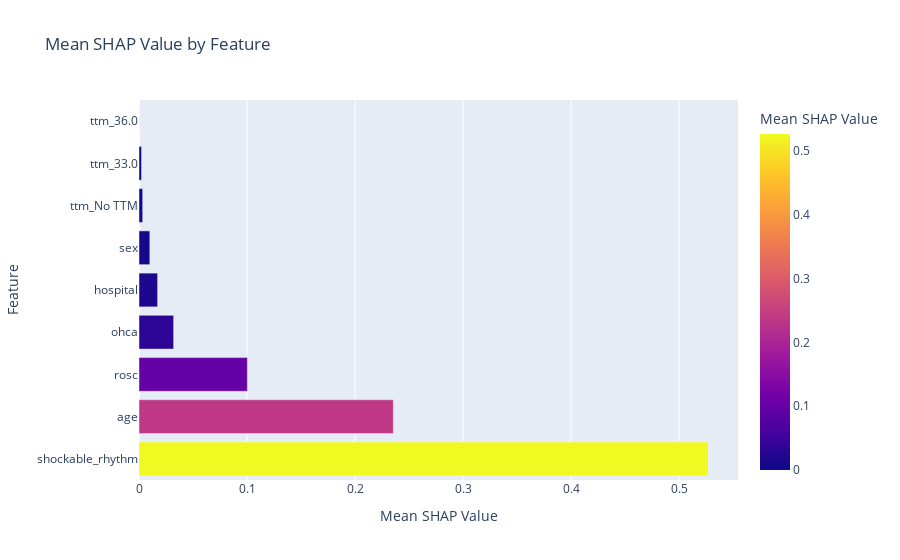

Notebook code cell kept with this figure:
### Code cell
best_xgb_model = xgb_grid.best_estimator_

explainer = shap.TreeExplainer(best_xgb_model)

shap_values = explainer.shap_values(X_train_sample)
# Create an Explanation object, including feature names
explainer_values = shap.Explanation(
    values=shap_values,
    base_values=explainer.expected_value,
    data=X_train_sample,
    feature_names=X_train_sample.columns 
)
shap_df = pd.DataFrame(shap_values, columns=X_train_sample.columns)

# Calculate the mean absolute SHAP value for each feature
mean_shap_values = shap_df.abs().mean().sort_values(ascending=False)
mean_shap_df = mean_shap_values.reset_index()
mean_shap_df.columns = ['Feature', 'Mean SHAP Value']
fig = px.bar(
    mean_shap_df,
    x='Mean SHAP Value',
    y='Feature',
    title='Mean SHAP Value by Feature',
    orientation='h',  
    labels={'Mean SHAP Value': 'Mean SHAP Value', 'Feature': 'Feature'},
    color='Mean SHAP Value',  
    color_continuous_scale=px.colors.sequential.Plasma  
)

fig.show()

### Figure 1 — Plotly figure (JSON) as saved in the notebook; plotly's stock layout.template omitted (floating-point values rounded to 4 significant figures)
{"data": [{"alignmentgroup": "True", "hovertemplate": "Mean SHAP Value=%{marker.color}<br>Feature=%{y}<extra></extra>", "legendgroup": "", "marker": {"color": [0.5268, 0.2354, 0.1003, 0.03207, 0.01723, 0.01002, 0.003413, 0.002353, 0], "coloraxis": "coloraxis", "pattern": {"shape": ""}}, "name": "", "offsetgroup": "", "orientation": "h", "showlegend": false, "textposition": "auto", "type": "bar", "x": [0.5268, 0.2354, 0.1003, 0.03207, 0.01723, 0.01002, 0.003413, 0.002353, 0], "xaxis": "x", "y": ["shockable_rhythm", "age", "rosc", "ohca", "hospital", "sex", "ttm_No TTM", "ttm_33.0", "ttm_36.0"], "yaxis": "y"}], "layout": {"barmode": "relative", "coloraxis": {"colorbar": {"title": {"text": "Mean SHAP Value"}}, "colorscale": [[0, "#0d0887"], [0.1111, "#46039f"], [0.2222, "#7201a8"], [0.3333, "#9c179e"], [0.4444, "#bd3786"], [0.5556, "#d8576b"], [0.6667, "#ed7953"], [0.7778, "#fb9f3a"], [0.8889, "#fdca26"], [1, "#f0f921"]]}, "legend": {"tracegroupgap": 0}, "title": {"text": "Mean SHAP Value by Feature"}, "xaxis": {"anchor": "y", "domain": [0, 1], "title": {"text": "Mean SHAP Value"}}, "yaxis": {"anchor": "x", "domain": [0, 1], "title": {"text": "Feature"}}}}
